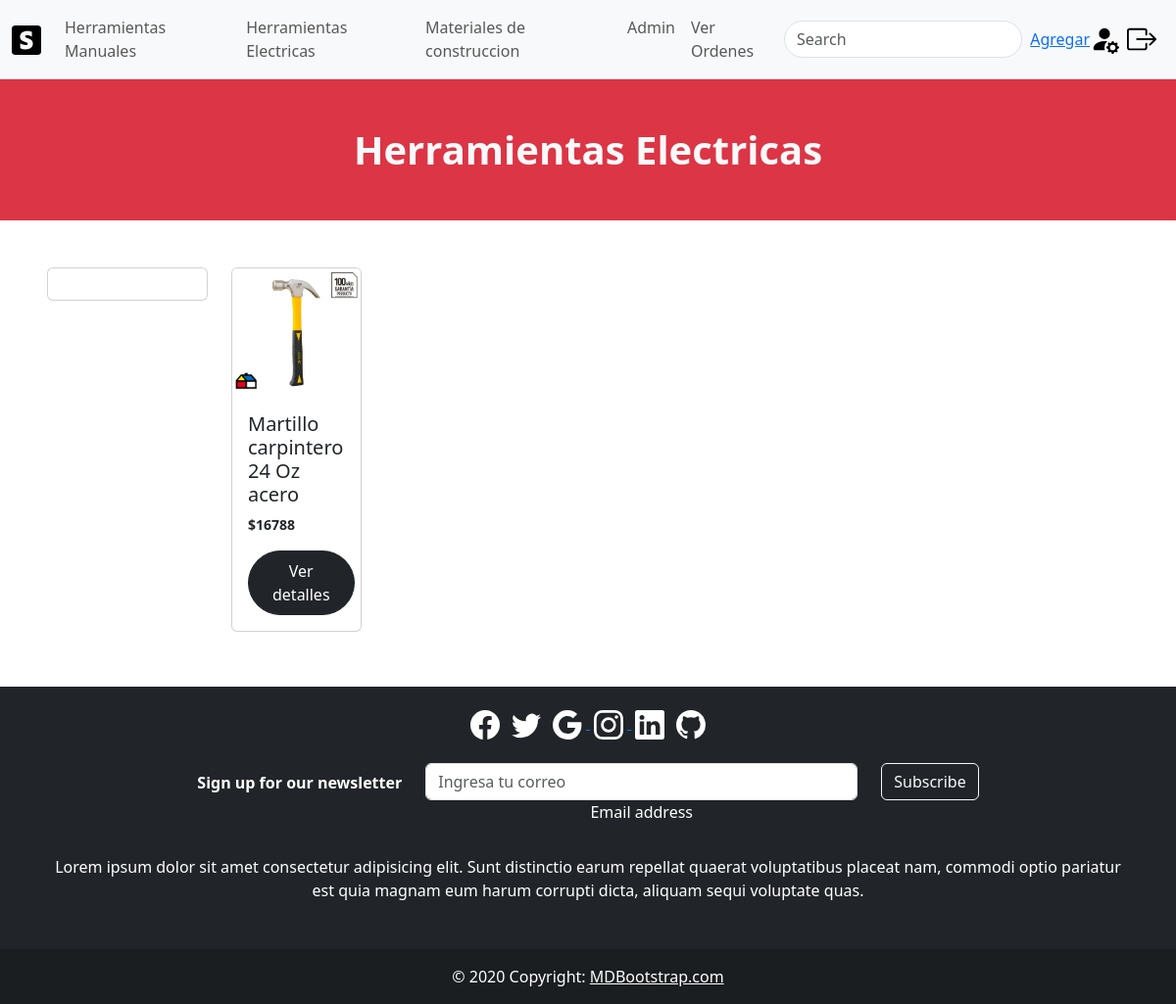
The page /mujeres/ (signed in) on the database as committed earlier.
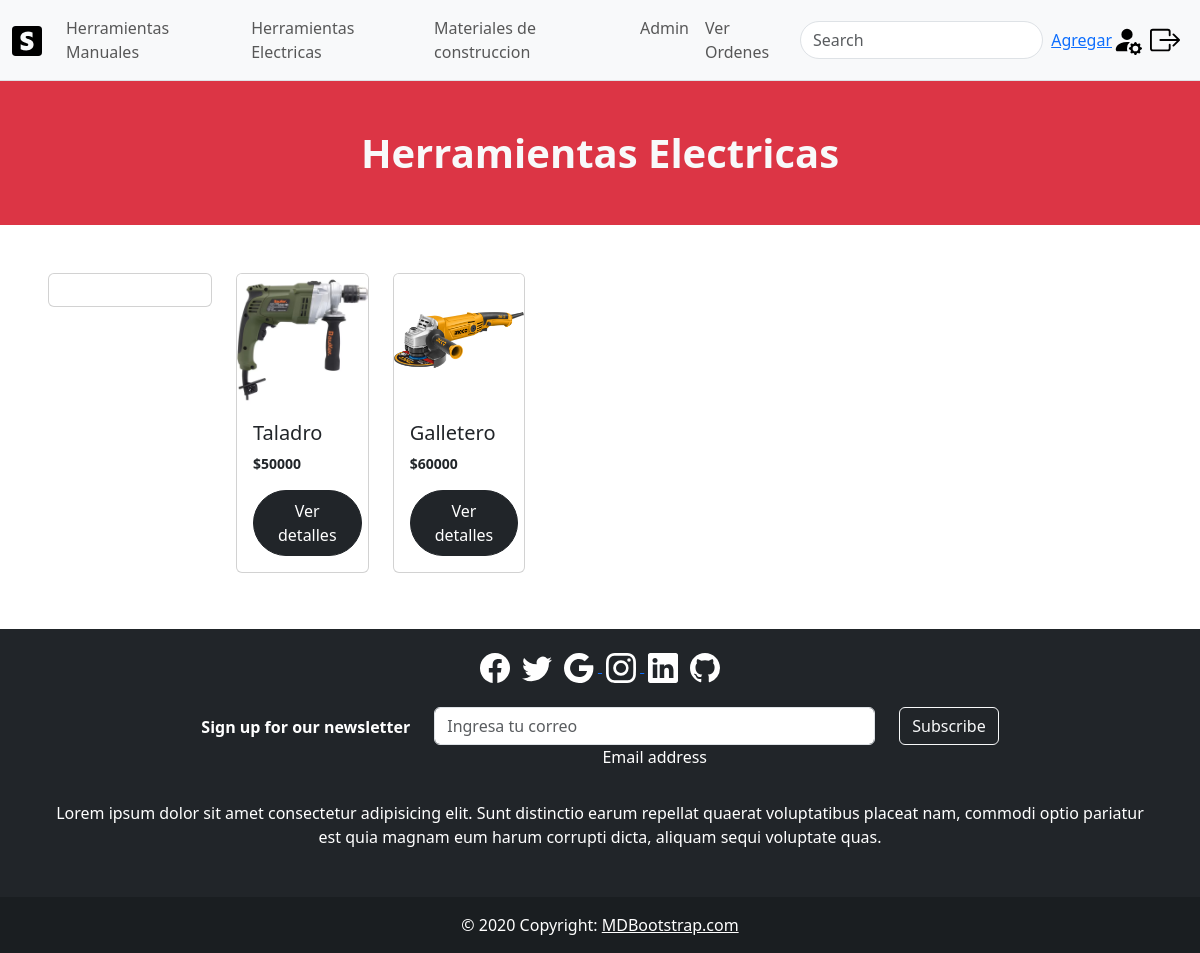
The same page on the database as committed later.
### cliente/models.py (models this page shows, shortened)
class Product(models.Model):
    name = models.CharField(max_length=100)
    description = models.TextField()
    brand = models.CharField(max_length=50)
    price = models.IntegerField()
    model = models.CharField(max_length=50)
    image = models.ImageField(upload_to='productos', null=True)
    stock = models.PositiveIntegerField(default=300)
    category = models.CharField(max_length=50, default="Herramientas Electricas")

### cliente/views.py (the view)
# urls.py: path('mujeres/', views.mujeres, name='mujeres'),
@login_required
def mujeres(request):
    products = Product.objects.filter(category='Herramientas Electricas')
    context = {
        'products': products
    }
    return render(request, 'products-mujer.html', context)

### cliente/templates/products-mujer.html
{% extends 'base.html' %} {% block content %}
<div class="bg-danger text-center">
  <h1 class="text-light py-5 fw-bolder">Herramientas Electricas</h1>
</div>
<div class="container-fluid px-5 mt-5">
  <div class="row">
    <div class="col-sm-12 col-md-12 col-lg-12 col-xl-2">
      <div class="card mb-4">
        <div class="card-body"></div>
      </div>
    </div>
    <div class="col-sm-12 col-md-12 col-lg-12 col-xl-10">
      <div class="row">
        {% for product in products %}
        <div class="col-sm-12 col-md-3 col-lg-2 mb-2">
          <div class="card h-100">
            <img src="{{ product.image.url }}" class="card-img-top" alt="..." />
            <div
              class="card-body d-flex flex-column justify-content-between align-items-start"
            >
              <h5 class="card-title">{{ product.name }}</h5>
              <small class="fw-bold">${{ product.price }}</small>
              <a
                href="{% url 'detalle_producto' product.id %}"
                class="btn btn-dark rounded-pill py-2 px-4 mt-3"
                >Ver detalles</a
              >
            </div>
          </div>
        </div>
        {% endfor %}
      </div>
    </div>
  </div>
</div>
{% endblock %}

Rows that differ between the two databases and show on the page:
removed Product: image (picture), name "Martillo carpintero 24 Oz acero", price "16788"
added Product: image (picture), name "Taladro", price "50000"
added Product: image (picture), name "Galletero", price "60000"
